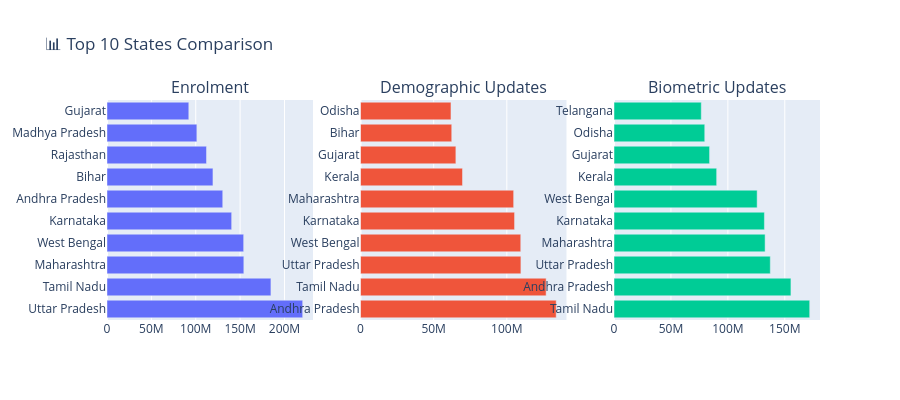

Here is the notebook cell this chart was saved with:
### Code cell
# Compare top states across all datasets
fig = make_subplots(rows=1, cols=3, subplot_titles=('Enrolment', 'Demographic Updates', 'Biometric Updates'))

for idx, (data, name) in enumerate([(enrolment_states, 'Enrolment'), 
                                      (demographic_states, 'Demographic'),
                                      (biometric_states, 'Biometric')]):
    top10 = data.head(10)
    fig.add_trace(
        go.Bar(x=top10.values, y=top10.index, orientation='h', name=name),
        row=1, col=idx+1
    )

fig.update_layout(height=400, title_text='📊 Top 10 States Comparison', showlegend=False)
fig.show()

### Figure 1 — Plotly figure (JSON) as saved in the notebook; plotly's stock layout.template omitted (floating-point values rounded to 4 significant figures)
{"data": [{"name": "Enrolment", "orientation": "h", "type": "bar", "x": [220517491, 184732436, 154201223, 154012178, 140485790, 130434441, 119404412, 112141277, 101260988, 92177999], "xaxis": "x", "y": ["Uttar Pradesh", "Tamil Nadu", "Maharashtra", "West Bengal", "Karnataka", "Andhra Pradesh", "Bihar", "Rajasthan", "Madhya Pradesh", "Gujarat"], "yaxis": "y"}, {"name": "Demographic", "orientation": "h", "type": "bar", "x": [133746104, 126865146, 109622693, 109522974, 105292675, 104670685, 69706236, 65180420, 62357375, 61826038], "xaxis": "x2", "y": ["Andhra Pradesh", "Tamil Nadu", "Uttar Pradesh", "West Bengal", "Karnataka", "Maharashtra", "Kerala", "Gujarat", "Bihar", "Odisha"], "yaxis": "y2"}, {"name": "Biometric", "orientation": "h", "type": "bar", "x": [171888187, 155396800, 137273197, 132714338, 132103891, 125721117, 90163564, 83928832, 79701835, 76643906], "xaxis": "x3", "y": ["Tamil Nadu", "Andhra Pradesh", "Uttar Pradesh", "Maharashtra", "Karnataka", "West Bengal", "Kerala", "Gujarat", "Odisha", "Telangana"], "yaxis": "y3"}], "layout": {"annotations": [{"font": {"size": 16}, "showarrow": false, "text": "Enrolment", "x": 0.1444, "xanchor": "center", "xref": "paper", "y": 1, "yanchor": "bottom", "yref": "paper"}, {"font": {"size": 16}, "showarrow": false, "text": "Demographic Updates", "x": 0.5, "xanchor": "center", "xref": "paper", "y": 1, "yanchor": "bottom", "yref": "paper"}, {"font": {"size": 16}, "showarrow": false, "text": "Biometric Updates", "x": 0.8556, "xanchor": "center", "xref": "paper", "y": 1, "yanchor": "bottom", "yref": "paper"}], "height": 400, "showlegend": false, "title": {"text": "📊 Top 10 States Comparison"}, "xaxis": {"anchor": "y", "domain": [0, 0.2889]}, "xaxis2": {"anchor": "y2", "domain": [0.3556, 0.6444]}, "xaxis3": {"anchor": "y3", "domain": [0.7111, 1]}, "yaxis": {"anchor": "x", "domain": [0, 1]}, "yaxis2": {"anchor": "x2", "domain": [0, 1]}, "yaxis3": {"anchor": "x3", "domain": [0, 1]}}}
